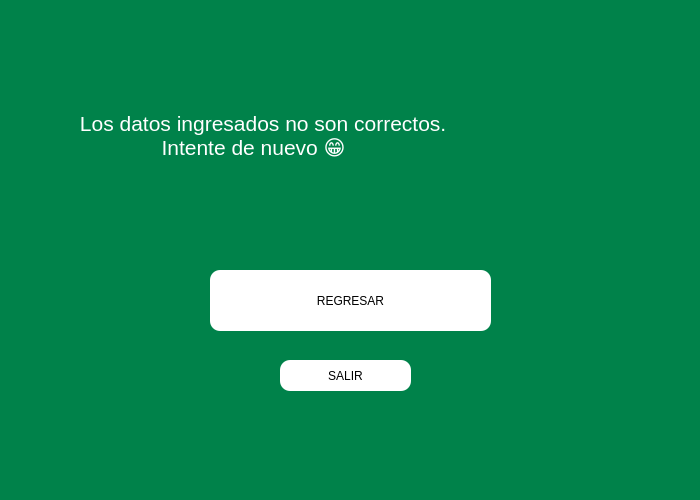
<?xml version="1.0" encoding="UTF-8"?>
<ui version="4.0">
 <class>MainWindow</class>
 <widget class="QMainWindow" name="MainWindow">
  <property name="geometry">
   <rect>
    <x>0</x>
    <y>0</y>
    <width>700</width>
    <height>500</height>
   </rect>
  </property>
  <property name="minimumSize">
   <size>
    <width>700</width>
    <height>500</height>
   </size>
  </property>
  <property name="maximumSize">
   <size>
    <width>700</width>
    <height>700</height>
   </size>
  </property>
  <property name="windowTitle">
   <string>MainWindow</string>
  </property>
  <property name="styleSheet">
   <string notr="true">background-color: qlineargradient(spread:pad, x1:0, y1:0, x2:1, y2:1, stop:0 rgba(0, 130, 74, 255), stop:1 rgba(255, 255, 255, 255));
background-color: qlineargradient(spread:pad, x1:1, y1:1, x2:1, y2:1, stop:0 rgba(0, 130, 74, 255), stop:1 rgba(255, 255, 255, 255));</string>
  </property>
  <widget class="QWidget" name="centralwidget">
   <widget class="QLabel" name="label">
    <property name="geometry">
     <rect>
      <x>10</x>
      <y>70</y>
      <width>681</width>
      <height>131</height>
     </rect>
    </property>
    <property name="font">
     <font>
      <family>MS Shell Dlg 2</family>
      <pointsize>16</pointsize>
      <weight>50</weight>
      <italic>false</italic>
      <bold>false</bold>
     </font>
    </property>
    <property name="styleSheet">
     <string notr="true">font: 16pt &quot;MS Shell Dlg 2&quot;;
color : white;</string>
    </property>
    <property name="text">
     <string>            Los datos ingresados no son correctos.
                          Intente de nuevo 😁</string>
    </property>
   </widget>
   <widget class="QPushButton" name="regresar">
    <property name="geometry">
     <rect>
      <x>210</x>
      <y>270</y>
      <width>281</width>
      <height>61</height>
     </rect>
    </property>
    <property name="styleSheet">
     <string notr="true">background-color: rgb(255, 255, 255);
font: 14pt &quot;MS Shell Dlg 2&quot;;
border-radius: 10px;</string>
    </property>
    <property name="text">
     <string>REGRESAR</string>
    </property>
   </widget>
   <widget class="QPushButton" name="pushButton_2">
    <property name="geometry">
     <rect>
      <x>280</x>
      <y>360</y>
      <width>131</width>
      <height>31</height>
     </rect>
    </property>
    <property name="styleSheet">
     <string notr="true">background-color: rgb(255, 255, 255);
font: 14pt &quot;MS Shell Dlg 2&quot;;
border-radius: 10px;
</string>
    </property>
    <property name="text">
     <string>SALIR</string>
    </property>
   </widget>
  </widget>
  <widget class="QMenuBar" name="menubar">
   <property name="geometry">
    <rect>
     <x>0</x>
     <y>0</y>
     <width>700</width>
     <height>26</height>
    </rect>
   </property>
  </widget>
  <widget class="QStatusBar" name="statusbar"/>
 </widget>
 <resources/>
 <connections/>
</ui>
